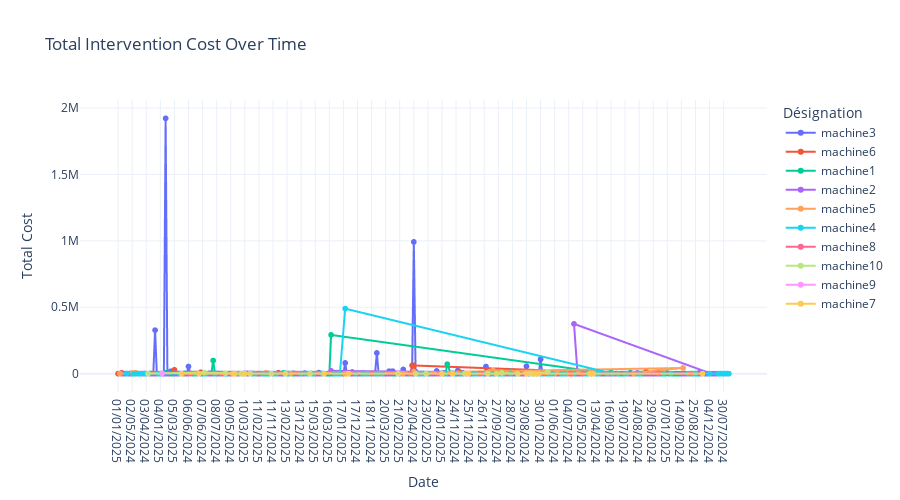

Here is the notebook cell this chart was saved with:
### Code cell
fig1 = px.line(merged_data, x='Date intervention', y='Total_Cost',
               color='Désignation',
               title='Total Intervention Cost Over Time',
               markers=True,
               template='plotly_white')

fig1.update_layout(
    xaxis_title='Date',
    yaxis_title='Total Cost',
    hovermode='x unified',
    height=500
)
fig1.show()

### Figure 1 — Plotly figure (JSON) as saved in the notebook; plotly's stock layout.template omitted (floating-point values rounded to 4 significant figures; data arrays with more than 128 entries replaced by an {"elided": "..."} marker saying what was removed)
{"data": [{"hovertemplate": "Désignation=machine3<br>Date intervention=%{x}<br>Total_Cost=%{y}<extra></extra>", "legendgroup": "machine3", "line": {"color": "#636efa", "dash": "solid"}, "marker": {"symbol": "circle"}, "mode": "lines+markers", "name": "machine3", "showlegend": true, "type": "scattergl", "x": {"elided": "246 str values"}, "xaxis": "x", "y": {"elided": "246 float values"}, "yaxis": "y"}, {"hovertemplate": "Désignation=machine6<br>Date intervention=%{x}<br>Total_Cost=%{y}<extra></extra>", "legendgroup": "machine6", "line": {"color": "#EF553B", "dash": "solid"}, "marker": {"symbol": "circle"}, "mode": "lines+markers", "name": "machine6", "showlegend": true, "type": "scattergl", "x": {"elided": "197 str values"}, "xaxis": "x", "y": {"elided": "197 float values"}, "yaxis": "y"}, {"hovertemplate": "Désignation=machine1<br>Date intervention=%{x}<br>Total_Cost=%{y}<extra></extra>", "legendgroup": "machine1", "line": {"color": "#00cc96", "dash": "solid"}, "marker": {"symbol": "circle"}, "mode": "lines+markers", "name": "machine1", "showlegend": true, "type": "scattergl", "x": {"elided": "233 str values"}, "xaxis": "x", "y": {"elided": "233 float values"}, "yaxis": "y"}, {"hovertemplate": "Désignation=machine2<br>Date intervention=%{x}<br>Total_Cost=%{y}<extra></extra>", "legendgroup": "machine2", "line": {"color": "#ab63fa", "dash": "solid"}, "marker": {"symbol": "circle"}, "mode": "lines+markers", "name": "machine2", "showlegend": true, "type": "scattergl", "x": {"elided": "219 str values"}, "xaxis": "x", "y": {"elided": "219 float values"}, "yaxis": "y"}, {"hovertemplate": "Désignation=machine5<br>Date intervention=%{x}<br>Total_Cost=%{y}<extra></extra>", "legendgroup": "machine5", "line": {"color": "#FFA15A", "dash": "solid"}, "marker": {"symbol": "circle"}, "mode": "lines+markers", "name": "machine5", "showlegend": true, "type": "scattergl", "x": ["01/02/2025", "01/06/2024", "02/05/2024", "02/07/2024", "02/08/2024", "04/07/2024", "06/08/2024", "06/12/2024", "08/06/2024", "08/10/2024", "08/11/2024", "09/08/2024", "09/10/2024", "11/07/2024", "12/07/2024", "12/08/2024", "13/05/2024", "14/08/2024", "17/02/2025", "17/03/2025", "19/02/2025", "19/07/2024", "19/08/2024", "19/09/2024", "21/03/2025", "21/05/2024", "21/06/2024", "22/04/2024", "22/11/2024", "23/10/2024", "25/03/2025", "27/05/2024", "30/01/2025"], "xaxis": "x", "y": [155.9, 80.0, 5041.0, 7173.0, 10.89, 25.78, 230.1, 1121.0, 6.0, 185.6, 42.5, 103.7, 1140.0, 6741.0, 12470.0, 108.2, 210.0, 67.55, 46.68, 6.33, 42840.0, 69.72, 36.53, 1533.0, 430.0, 48.86, 258.3, 14020.0, 432.6, 39.72, 235.0, 24790.0, 14.17], "yaxis": "y"}, {"hovertemplate": "Désignation=machine4<br>Date intervention=%{x}<br>Total_Cost=%{y}<extra></extra>", "legendgroup": "machine4", "line": {"color": "#19d3f3", "dash": "solid"}, "marker": {"symbol": "circle"}, "mode": "lines+markers", "name": "machine4", "showlegend": true, "type": "scattergl", "x": ["01/03/2025", "01/04/2024", "01/10/2024", "02/06/2024", "02/08/2024", "02/09/2024", "02/10/2024", "02/12/2024", "03/03/2025", "03/05/2024", "03/10/2024", "03/12/2024", "04/01/2025", "04/10/2024", "04/12/2024", "05/08/2024", "05/09/2024", "05/12/2024", "06/01/2025", "06/12/2024", "07/08/2024", "07/09/2024", "07/10/2024", "08/01/2025", "08/06/2024", "08/10/2024", "08/11/2024", "09/01/2025", "09/06/2024", "09/12/2024", "10/02/2025", "10/03/2025", "10/09/2024", "10/10/2024", "10/12/2024", "11/05/2024", "11/07/2024", "11/09/2024", "11/10/2024", "11/12/2024", "12/02/2025", "12/03/2025", "12/08/2024", "12/10/2024", "13/02/2025", "13/04/2024", "13/11/2024", "13/12/2024", "14/08/2024", "14/10/2024", "14/11/2024", "14/12/2024", "15/01/2025", "15/02/2025", "15/10/2024", "15/11/2024", "16/01/2025", "16/07/2024", "16/08/2024", "16/10/2024", "16/11/2024", "17/02/2025", "17/09/2024", "17/10/2024", "17/11/2024", "18/04/2024", "18/07/2024", "18/08/2024", "18/09/2024", "18/10/2024", "19/03/2025", "19/06/2024", "19/07/2024", "19/08/2024", "19/09/2024", "19/11/2024", "19/12/2024", "22/01/2025", "22/07/2024", "22/08/2024", "22/09/2024", "22/11/2024", "23/01/2025", "23/02/2025", "23/09/2024", "24/03/2025", "24/08/2024", "24/09/2024", "24/10/2024", "25/01/2025", "25/03/2025", "25/08/2024", "25/10/2024", "25/12/2024", "26/02/2025", "26/03/2025", "26/04/2024", "26/09/2024", "26/10/2024", "27/05/2024", "27/08/2024", "27/09/2024", "27/11/2024", "28/01/2025", "28/05/2024", "28/09/2024", "29/01/2025", "30/10/2024", "30/11/2024", "31/05/2024", "31/07/2024", "31/10/2024"], "xaxis": "x", "y": [44.44, 1.39, 335.4, 338.2, 336.8, 7.64, 4.17, 8.32, 0.0, 1.39, 0.0, 8.33, 0.0, 334.7, 7.64, 41.64, 270.8, 168.0, 0.0, 8.34, 22.92, 2.78, 5.56, 66.64, 4.17, 358.4, 8.34, 399.8, 5.55, 393.5, 0.0, 795.3, 4.17, 3.47, 4.17, 72.2, 2.78, 2.08, 0.0, 807.8, 16.68, 12.51, 1.39, 337.5, 22.2, 1400.0, 5.55, 397.6, 2.08, 355.6, 9.72, 397.6, 5.56, 16.68, 395.1, 11.12, 795.3, 44.43, 332.6, 2.08, 61.1, 489600.0, 5.56, 336.8, 332.6, 2.78, 336.8, 341.0, 18.06, 332.6, 0.0, 5.56, 2.78, 335.4, 0.0, 0.0, 401.8, 16.68, 338.2, 0.0, 4.17, 687.5, 0.0, 2.78, 22.65, 3.47, 9.72, 172.2, 16.68, 25.0, 12.48, 4.86, 5.56, 0.0, 814.7, 36.13, 2.78, 0.0, 8.32, 33.32, 2.78, 332.6, 16.66, 132.0, 1023.0, 332.6, 8.34, 6.93, 2.78, 3.47, 0.0, 24.99], "yaxis": "y"}, {"hovertemplate": "Désignation=machine8<br>Date intervention=%{x}<br>Total_Cost=%{y}<extra></extra>", "legendgroup": "machine8", "line": {"color": "#FF6692", "dash": "solid"}, "marker": {"symbol": "circle"}, "mode": "lines+markers", "name": "machine8", "showlegend": true, "type": "scattergl", "x": ["01/11/2024", "04/10/2024", "06/02/2025", "06/08/2024", "07/05/2024", "08/10/2024", "10/02/2025", "18/11/2024", "22/01/2025", "23/09/2024", "23/10/2024", "26/08/2024", "29/01/2025", "31/01/2025"], "xaxis": "x", "y": [3494.0, 338.5, 116.5, 2384.0, 7.39, 145.9, 549.9, 210.0, 61.02, 18.78, 96.3, 36.0, 508.6, 283.6], "yaxis": "y"}, {"hovertemplate": "Désignation=machine10<br>Date intervention=%{x}<br>Total_Cost=%{y}<extra></extra>", "legendgroup": "machine10", "line": {"color": "#B6E880", "dash": "solid"}, "marker": {"symbol": "circle"}, "mode": "lines+markers", "name": "machine10", "showlegend": true, "type": "scattergl", "x": ["03/05/2024", "07/09/2024", "09/01/2025", "10/01/2025", "10/07/2024", "11/10/2024", "13/01/2025", "14/11/2024", "21/01/2025", "22/05/2024", "23/01/2025", "25/07/2024", "27/01/2025", "27/08/2024", "27/11/2024", "28/11/2024", "29/11/2024", "30/01/2025", "31/07/2024"], "xaxis": "x", "y": [38.22, 8279.0, 3940.0, 56.68, 112.5, 12.08, 61.68, 23.33, 161.1, 21.47, 161.7, 482.5, 198.5, 136.7, 5402.0, 27.77, 1421.0, 62.02, 12310.0], "yaxis": "y"}, {"hovertemplate": "Désignation=machine9<br>Date intervention=%{x}<br>Total_Cost=%{y}<extra></extra>", "legendgroup": "machine9", "line": {"color": "#FF97FF", "dash": "solid"}, "marker": {"symbol": "circle"}, "mode": "lines+markers", "name": "machine9", "showlegend": true, "type": "scattergl", "x": ["04/02/2025"], "xaxis": "x", "y": [2159.0], "yaxis": "y"}, {"hovertemplate": "Désignation=machine7<br>Date intervention=%{x}<br>Total_Cost=%{y}<extra></extra>", "legendgroup": "machine7", "line": {"color": "#FECB52", "dash": "solid"}, "marker": {"symbol": "circle"}, "mode": "lines+markers", "name": "machine7", "showlegend": true, "type": "scattergl", "x": ["05/12/2024", "07/03/2025", "09/09/2024", "10/03/2025", "12/06/2024", "12/08/2024", "15/11/2024", "17/04/2024", "24/01/2025", "24/07/2024", "25/10/2024", "28/09/2024", "29/08/2024", "30/05/2024", "30/09/2024"], "xaxis": "x", "y": [112.5, 4.72, 3.47, 93.5, 355.4, 36.1, 12.5, 83.32, 4.17, 41.68, 216.6, 4.17, 29.16, 12.5, 25.02], "yaxis": "y"}], "layout": {"height": 500, "hovermode": "x unified", "legend": {"title": {"text": "Désignation"}, "tracegroupgap": 0}, "title": {"text": "Total Intervention Cost Over Time"}, "xaxis": {"anchor": "y", "domain": [0, 1], "title": {"text": "Date"}}, "yaxis": {"anchor": "x", "domain": [0, 1], "title": {"text": "Total Cost"}}}}
